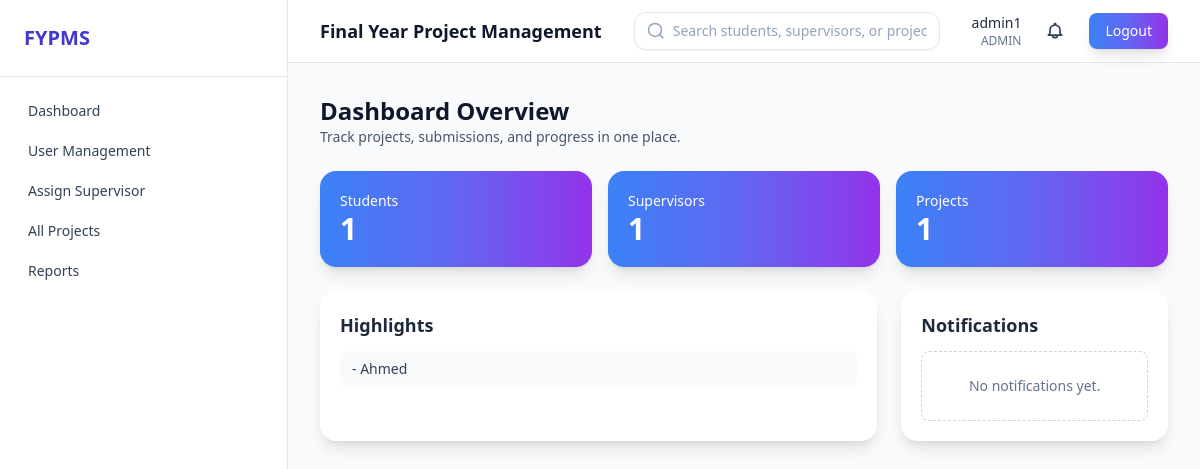
Screenshot of /dashboard/ (signed in) with the database file from the repository.
### users/models.py (models this page shows, shortened)
class User(AbstractUser):
    class Role(models.TextChoices):
        ADMIN = "ADMIN", "Admin"
        SUPERVISOR = "SUPERVISOR", "Supervisor"
        STUDENT = "STUDENT", "Student"
    role = models.CharField(
        max_length=20,
        choices=Role.choices,
        default=Role.STUDENT,
    )

### projects/models.py (models this page shows, shortened)
class Project(models.Model):
    student = models.OneToOneField(
        settings.AUTH_USER_MODEL,
        on_delete=models.CASCADE,
        related_name="project",
        limit_choices_to={"role": "STUDENT"},
    )
    project_title = models.CharField(max_length=255, help_text="Title of the final year project")
    description = models.TextField(help_text="Detailed description of the project")
    leader = models.ForeignKey(
        settings.AUTH_USER_MODEL,
        on_delete=models.CASCADE,
        related_name="led_projects",
        limit_choices_to={"role": "STUDENT"},
        help_text="Project leader (can be different from the submitting student)"
    )
    created_at = models.DateTimeField(auto_now_add=True)
    updated_at = models.DateTimeField(auto_now=True)

### users/views.py (the view, shortened to what this page needs)
# urls.py: path("dashboard/", DashboardView.as_view(), name="dashboard"),
class DashboardView(LoginRequiredMixin, TemplateView):
    template_name = "users/dashboard.html"
    def get_context_data(self, **kwargs):
        context = super().get_context_data(**kwargs)
        user = self.request.user
        if user.role == User.Role.ADMIN:
            context.update(
                {
                    "total_students": User.objects.filter(role=User.Role.STUDENT).count(),
                    "total_supervisors": User.objects.filter(role=User.Role.SUPERVISOR).count(),
                    "total_projects": Project.objects.count(),
                    "recent_projects": Project.objects.select_related("student").order_by("-updated_at")[:5],
                }
            )
        context["unread_notifications"] = user.notifications.filter(is_read=False)[:8]
        context["notifications"] = user.notifications.all()[:20]
        return context

### users/context_processors.py (called while the page is built)
def unread_notification_count(request):
    user = getattr(request, "user", None)
    if not user or not user.is_authenticated:
        return {"unread_notification_count": 0}
    from projects.models import Notification
    return {
        "unread_notification_count": Notification.objects.filter(user=user, is_read=False).count()
        if user.role in {User.Role.ADMIN, User.Role.SUPERVISOR, User.Role.STUDENT}
        else 0
    }

def unread_notification_preview(request):
    user = getattr(request, "user", None)
    if not user or not user.is_authenticated:
        return {"unread_notifications_nav": []}
    unread_qs = Notification.objects.filter(user=user, is_read=False).order_by("-created_at")[:5]
    return {"unread_notifications_nav": unread_qs}

### templates/users/dashboard.html (shortened to what this page needs)
{% extends "base.html" %}
{% block content %}
<div class="mb-6">
    <h2 class="text-2xl font-bold text-slate-900">Dashboard Overview</h2>
    <p class="text-sm text-slate-600">Track projects, submissions, and progress in one place.</p>
</div>
<div class="grid gap-4 sm:grid-cols-2 lg:grid-cols-3">
    {% if user.role == "ADMIN" %}
        <div class="rounded-2xl bg-gradient-to-r from-blue-500 via-indigo-500 to-purple-600 p-5 text-white shadow-lg transition-all duration-300 hover:scale-105"><p class="text-sm">Students</p><p class="text-3xl font-bold">{{ total_students }}</p></div>
        <div class="rounded-2xl bg-gradient-to-r from-blue-500 via-indigo-500 to-purple-600 p-5 text-white shadow-lg transition-all duration-300 hover:scale-105"><p class="text-sm">Supervisors</p><p class="text-3xl font-bold">{{ total_supervisors }}</p></div>
        <div class="rounded-2xl bg-gradient-to-r from-blue-500 via-indigo-500 to-purple-600 p-5 text-white shadow-lg transition-all duration-300 hover:scale-105"><p class="text-sm">Projects</p><p class="text-3xl font-bold">{{ total_projects }}</p></div>
    {% endif %}
</div>
<div class="mt-6 grid gap-6 lg:grid-cols-3">
    <div class="rounded-2xl bg-white p-5 shadow-lg lg:col-span-2">
        <h3 class="mb-3 text-lg font-semibold">Highlights</h3>
        {% if user.role == "ADMIN" %}
            <ul class="space-y-2 text-sm text-slate-700">
                {% for project in recent_projects %}
                    <li class="rounded-lg bg-slate-50 px-3 py-2">{{ project.title }} - {{ project.student.username }}</li>
                {% empty %}
                    <li class="rounded-lg border border-dashed border-slate-300 px-4 py-6 text-center text-slate-500">No recent projects yet.</li>
                {% endfor %}
            </ul>
        {% elif user.role == "STUDENT" and project %}
            <p class="text-sm text-slate-600">Current project: <span class="font-semibold text-slate-800">{{ project.title }}</span></p>
        {% else %}
            <p class="text-sm text-slate-600">Use the sidebar to continue your workflow.</p>
        {% endif %}
    </div>
    <div id="notifications" class="rounded-2xl bg-white p-5 shadow-lg">
        <div class="mb-3 flex items-center justify-between gap-3">
            <h3 class="text-lg font-semibold">Notifications</h3>
        </div>
        <div class="space-y-3 text-sm">
            {% if user.role == "STUDENT" %}
                {% for note in notifications %}
                    <div class="rounded-xl border border-slate-200 bg-white p-3">
                        <div class="flex items-start justify-between gap-3">
                            <div class="min-w-0">
                                <p class="font-medium text-slate-800">
                                    {{ note.message }}
                                </p>
                                <p class="mt-1 text-xs text-slate-500">{{ note.created_at }}</p>
                                {% if not note.is_read %}
                                    <span class="mt-2 inline-flex rounded-full bg-indigo-50 px-2 py-0.5 text-[11px] font-bold text-indigo-700">Unread</span>
                                {% endif %}
                            </div>
                            {% if user.role == "STUDENT" %}
                                <div class="flex items-center gap-2">
                                    {% if not note.is_read %}
                                        <form method="post" action="{% url 'users:notification-read' note.pk %}">
                                            {% csrf_token %}
                                            <button type="submit" class="rounded-lg bg-indigo-600 px-2.5 py-1.5 text-xs font-bold text-white hover:bg-indigo-700">
                                                Mark read
                                            </button>
                                        </form>
                                    {% endif %}
                                    <button
                                        type="button"
                                        class="rounded-lg bg-rose-50 px-2.5 py-1.5 text-xs font-bold text-rose-700 transition hover:bg-rose-100"
                                        onclick="openDeleteModal('{{ note.pk }}')"
                                    >
                                        Delete
                                    </button>
                                    <form
                                        method="post"
                                        action="{% url 'users:notification-delete' note.pk %}"
                                        id="delete-notification-form-{{ note.pk }}"
                                        class="hidden"
                                    >
                                        {% csrf_token %}
                                        <input type="hidden" name="confirm" value="yes" />
                                    </form>
                                </div>
                            {% endif %}
                        </div>
                    </div>
                {% empty %}
                    <div class="rounded-lg border border-dashed border-slate-300 px-4 py-6 text-center text-slate-500">
                        No notifications yet.
                    </div>
                {% endfor %}
            {% else %}
                {% for note in unread_notifications %}
                    <div class="rounded-lg bg-indigo-50 px-3 py-2 text-indigo-700">
                        {{ note.message }}
                    </div>
                {% empty %}
                    <div class="rounded-lg border border-dashed border-slate-300 px-4 py-6 text-center text-slate-500">
                        No notifications yet.
                    </div>
                {% endfor %}
            {% endif %}
        </div>
    </div>
</div>
{% endblock %}

### templates/partials/navbar.html (shortened to what this page needs)
<header class="sticky top-0 z-30 border-b border-slate-200 bg-white/90 backdrop-blur">
    <div class="flex items-center justify-between px-4 py-3 sm:px-6 lg:px-8">
        <div class="flex items-center gap-3">
            <h1 class="text-lg font-semibold text-slate-900">Final Year Project Management</h1>
        </div>
        <div class="flex flex-1 items-center justify-center px-4 sm:px-6 lg:px-8">
            <div
                id="navbarSearchRoot"
                data-search-url="{% url 'projects:search' %}"
                data-search-ajax-url="{% url 'projects:search-ajax' %}"
                class="w-full max-w-xl"
            >
                <form method="get" action="{% url 'projects:search' %}" class="w-full">
                    <div class="relative">
                        <div class="flex items-center gap-2 rounded-xl border border-slate-200 bg-white px-3 py-2 shadow-sm">
                            <svg class="h-5 w-5 text-slate-400" fill="none" stroke="currentColor" viewBox="0 0 24 24">
                                <path stroke-linecap="round" stroke-linejoin="round" stroke-width="2" d="M21 21l-4.35-4.35m0 0A7.5 7.5 0 104.5 4.5a7.5 7.5 0 0012.15 12.15z"></path>
                            </svg>
                            <input
                                id="navbarSearchInput"
                                type="text"
                                name="q"
                                placeholder="Search students, supervisors, or projects..."
                                autocomplete="off"
                                spellcheck="false"
                                class="w-full bg-transparent text-sm outline-none placeholder:text-slate-400"
                                value="{{ request.GET.q|default_if_none:'' }}"
                            />
                        </div>
                    </div>
                </form>
            </div>
        </div>
        <div class="flex items-center gap-4">
            <div class="hidden text-right sm:block">
                <p class="text-sm font-medium">{{ user.username }}</p>
                <p class="text-xs text-slate-500">{{ user.role }}</p>
            </div>
            <div class="relative">
                <button
                    id="notifToggle"
                    type="button"
                    aria-haspopup="menu"
                    aria-expanded="false"
                    aria-controls="notifMenu"
                    class="relative rounded-lg p-2 text-slate-700 hover:bg-slate-100 transition"
                    onclick="toggleNotificationsMenu()"
                >
                </button>
            </div>
            <form method="post" action="{% url 'users:logout' %}">
                <button type="submit" class="rounded-lg bg-gradient-to-r from-blue-500 via-indigo-500 to-purple-600 px-4 py-2 text-sm font-medium text-white shadow-lg transition-all duration-300 hover:scale-105">
                    Logout
                </button>
            </form>
        </div>
    </div>
</header>

### rows the page displays
User: username "admin1", role "ADMIN"
Project: student.username "Ahmed"

### other values shown
{{ total_students }} "1"
{{ total_supervisors }} "1"
{{ total_projects }} "1"
